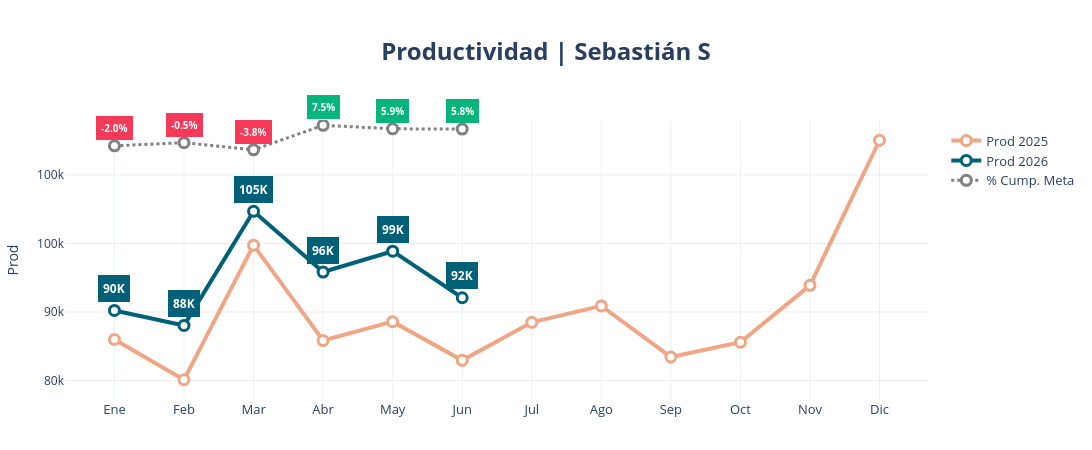

The notebook cell this image was saved under:
### Code cell
graff.Historico_Productividad_GOS(
    df=df_graf2,
    titulo="Productividad | Sebastián S",
    value1="Prod",
    value2="CumpProd",
    ymin=None,
    ymax=None,
    y2min=-1,
    y2max=0.3,
    archivo_html="Productividad_SebastianS.html"
)

### Figure 1 — Plotly figure (JSON) as saved in the notebook; plotly's stock layout.template omitted (floating-point values rounded to 4 significant figures)
{"data": [{"line": {"color": "#efa686", "width": 4}, "marker": {"color": "white", "line": {"color": "#efa686", "width": 3}, "size": 10}, "mode": "lines+markers", "name": "Prod 2025", "type": "scatter", "x": ["Ene", "Feb", "Mar", "Abr", "May", "Jun", "Jul", "Ago", "Sep", "Oct", "Nov", "Dic"], "y": [85980.0, 80110.0, 99750.0, 85830.0, 88590.0, 82940.0, 88490.0, 90890.0, 83430.0, 85580.0, 93890.0, 115100.0]}, {"line": {"color": "#006077", "width": 4}, "marker": {"color": "white", "line": {"color": "#006077", "width": 3}, "size": 10}, "mode": "lines+markers", "name": "Prod 2026", "type": "scatter", "x": ["Ene", "Feb", "Mar", "Abr", "May", "Jun", "Jul", "Ago", "Sep", "Oct", "Nov", "Dic"], "y": [90230.0, 88040.0, 104700.0, 95830.0, 98870.0, 92080.0, NaN, NaN, NaN, NaN, NaN, NaN]}, {"customdata": [-0.0199, -0.005176, -0.03833, 0.0754, 0.05906, 0.05781, NaN, NaN, NaN, NaN, NaN, NaN], "hovertemplate": "%{customdata:.1%}<extra></extra>", "line": {"color": "#808080", "dash": "dot", "width": 3}, "marker": {"color": "white", "line": {"color": "#808080", "width": 3}, "size": 10}, "mode": "lines+markers", "name": "% Cump. Meta", "type": "scatter", "x": ["Ene", "Feb", "Mar", "Abr", "May", "Jun", "Jul", "Ago", "Sep", "Oct", "Nov", "Dic"], "y": [0.1801, 0.1948, 0.1617, 0.2754, 0.2591, 0.2578, NaN, NaN, NaN, NaN, NaN, NaN], "yaxis": "y2"}], "layout": {"annotations": [{"bgcolor": "#f43959", "bordercolor": "#f43959", "borderpad": 4, "font": {"color": "white", "size": 10}, "showarrow": false, "text": "<b>-2.0%</b>", "x": "Ene", "y": 0.1801, "yref": "y2", "yshift": 18}, {"bgcolor": "#f43959", "bordercolor": "#f43959", "borderpad": 4, "font": {"color": "white", "size": 10}, "showarrow": false, "text": "<b>-0.5%</b>", "x": "Feb", "y": 0.1948, "yref": "y2", "yshift": 18}, {"bgcolor": "#f43959", "bordercolor": "#f43959", "borderpad": 4, "font": {"color": "white", "size": 10}, "showarrow": false, "text": "<b>-3.8%</b>", "x": "Mar", "y": 0.1617, "yref": "y2", "yshift": 18}, {"bgcolor": "#06b57c", "bordercolor": "#06b57c", "borderpad": 4, "font": {"color": "white", "size": 10}, "showarrow": false, "text": "<b>7.5%</b>", "x": "Abr", "y": 0.2754, "yref": "y2", "yshift": 18}, {"bgcolor": "#06b57c", "bordercolor": "#06b57c", "borderpad": 4, "font": {"color": "white", "size": 10}, "showarrow": false, "text": "<b>5.9%</b>", "x": "May", "y": 0.2591, "yref": "y2", "yshift": 18}, {"bgcolor": "#06b57c", "bordercolor": "#06b57c", "borderpad": 4, "font": {"color": "white", "size": 10}, "showarrow": false, "text": "<b>5.8%</b>", "x": "Jun", "y": 0.2578, "yref": "y2", "yshift": 18}, {"bgcolor": "#006077", "bordercolor": "#006077", "borderpad": 4, "font": {"color": "white", "size": 12}, "showarrow": false, "text": "<b>90K</b>", "x": "Ene", "y": 90230.0, "yref": "y", "yshift": 22}, {"bgcolor": "#006077", "bordercolor": "#006077", "borderpad": 4, "font": {"color": "white", "size": 12}, "showarrow": false, "text": "<b>88K</b>", "x": "Feb", "y": 88040.0, "yref": "y", "yshift": 22}, {"bgcolor": "#006077", "bordercolor": "#006077", "borderpad": 4, "font": {"color": "white", "size": 12}, "showarrow": false, "text": "<b>105K</b>", "x": "Mar", "y": 104700.0, "yref": "y", "yshift": 22}, {"bgcolor": "#006077", "bordercolor": "#006077", "borderpad": 4, "font": {"color": "white", "size": 12}, "showarrow": false, "text": "<b>96K</b>", "x": "Abr", "y": 95830.0, "yref": "y", "yshift": 22}, {"bgcolor": "#006077", "bordercolor": "#006077", "borderpad": 4, "font": {"color": "white", "size": 12}, "showarrow": false, "text": "<b>99K</b>", "x": "May", "y": 98870.0, "yref": "y", "yshift": 22}, {"bgcolor": "#006077", "bordercolor": "#006077", "borderpad": 4, "font": {"color": "white", "size": 12}, "showarrow": false, "text": "<b>92K</b>", "x": "Jun", "y": 92080.0, "yref": "y", "yshift": 22}], "height": 450, "hovermode": "x unified", "legend": {"font": {"size": 13}, "orientation": "v", "x": 1.02, "xanchor": "left", "y": 0.98, "yanchor": "top"}, "margin": {"b": 50, "l": 60, "r": 60, "t": 120}, "title": {"font": {"size": 24}, "text": "<b>Productividad | Sebastián S</b>", "x": 0.5}, "width": 1226, "xaxis": {"tickfont": {"size": 13}}, "yaxis": {"gridcolor": "#ECECEC", "showgrid": true, "tickformat": ".0s", "title": {"text": "Prod"}, "zeroline": false}, "yaxis2": {"overlaying": "y", "range": [-1, 0.3], "showgrid": false, "showticklabels": false, "side": "right", "ticks": "", "zeroline": false}}}
